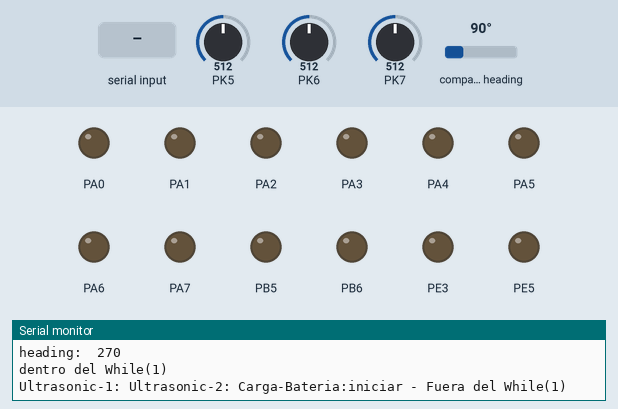
This program was run on a simulated ATmega2560, built with avr-gcc and emulated at 16 MHz. Parts: output pins drawn as LEDs (lit = HIGH), the last lines printed to the serial monitor. Wiring (inferred from the names in the program): HMC5883L compass at I2C address 0x1E. The inputs (shaded band) are chosen by the test bench; at power-on: PK5 = 512, PK6 = 512, PK7 = 512, compass heading 90°.

Above: at 1.2 s.
1.3 s: "F" received over Serial
At 1.58 s:
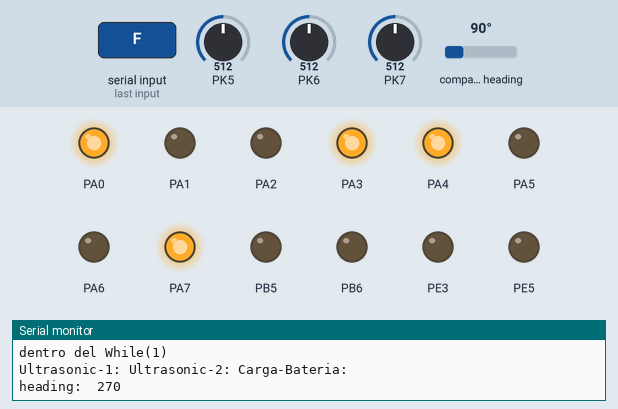
3.3 s: "S" received over Serial
At 3.8 s:
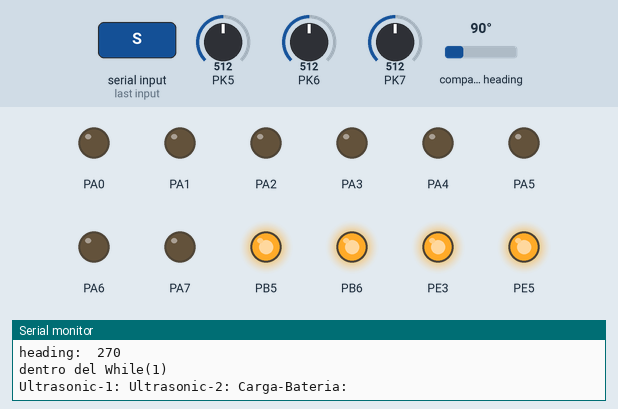
6.8 s: "B" received over Serial
At 8.4 s:
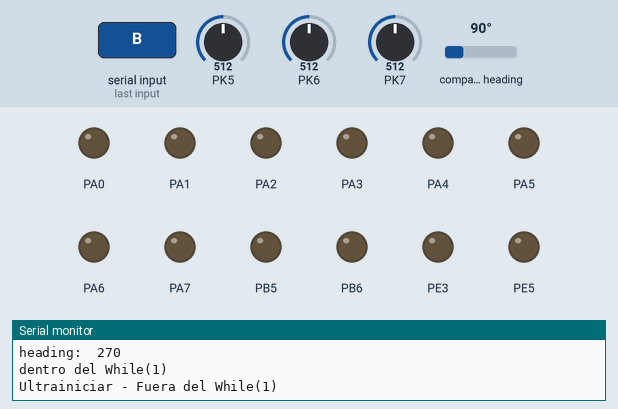
Timing chart, 0 to 9.9 s (numbered marks = the images above; inputs shaded):
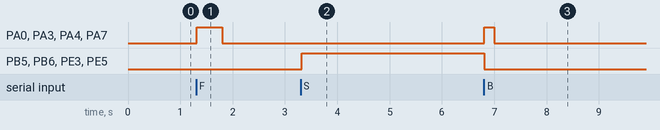

The program:

main.c
```c
#define F_CPU 16000000L

#include <avr/io.h>
#include <stdlib.h>
#include <math.h>
#include <avr/interrupt.h>
#include <util/delay.h>
#include "uart_michel.h"
#include "I2C_Master.h"
#include "Magnetometer_HMC5883L.h"
#include "motorShield.h"
#include "Analog.h"
#include "Bateria.h"
#include "Ultrasonic.h"

int headingDegrees = 0;
float heading = 0;
int Mag_Raw[3];
float Mag_Scaled[3];

uint8_t dato; //dato recibido por serial
unsigned char flag_Motor = 0;

char hedi[10], strBateria[10], str_ul1, str_ul2[10];

ISR(USART0_RX_vect){
	dato = UDR0;
	//while (!( UCSR0A & (1<<UDRE0)));
	if( (dato == 'F') || (dato == 'B') || (dato == 'R') || (dato == 'L') || (dato == 'S') || (dato == '+') || (dato == '-') ){
		flag_Motor = 1;
	}
}

int main(void){
	cli(); //desabilita todas las interrupciones

	analog_init(); //Para los ultrasonidos y la Bateria
	Timer4_init(); // Ultrasonido
	Timer5_init(); // Ultrasonido

	uart_init(0); // Para comunicacion Serial con la PC
	i2c_init(); // Para la comunicacion I2C con el IMU
	init_HMC5883L(); // Para el IMU
	motorShield_init(); //Para usar el PWM hacia los motores

	uart_println(0,"iniciar - Fuera del While(1)");
	sei();	//habilita todas las interrupciones

	while (1) {
		if(flag_Motor == 1 ) {
			Teleoperation(dato);
			uart_print(0,"ingreso dato");
			uart_println(0, dato);
			flag_Motor = 0;
		}
		uart_println(0,"dentro del While(1)");

		//Lecturas de Sensores
		Ultrasonic1 = ultrasonic_read(port1);
		Ultrasonic2 = ultrasonic_read(port2);
		CargaBateria = Bateria();
		Compass_ReadScaledAxis(&Mag_Scaled[0]);
		heading = atan2(Mag_Scaled[1],Mag_Scaled[0]) + PI;
		headingDegrees = heading*(180/PI);

		//Impresion de Valores
		uart_print(0, "Ultrasonic-1: ");	//uart_println(0,itoa(Ultrasonic1, str_ul1, 10)); //UltrasonicPrint(Ultrasonic1);
		uart_print(0, "Ultrasonic-2: ");	//uart_println(0,itoa(Ultrasonic2, str_ul2, 10)); //UltrasonicPrint(Ultrasonic2);
		uart_print(0, "Carga-Bateria: ");	uart_println(0,itoa(CargaBateria, strBateria, 1));
		uart_print(0, "heading:  ");		uart_println(0,itoa(headingDegrees, hedi, 10));
		_delay_ms(10); //Espero un rato para tratar de visualizar algo


	}//Fin While(1)
}//Fin Main()
```

Analog.h
```c
#ifndef ANALOG_H_
#define ANALOG_H_

#include <avr/io.h>

void analog_init();
unsigned int analog_read(uint8_t channel);


void analog_init(void)
{
	ADMUX=0x40;
	ADCSRA=0x87;
}

unsigned int  analog_read(uint8_t channel)
{
	ADMUX=(ADMUX & 0xF8)|(channel & 0x07);
	ADCSRA|=0x40;
	ADCSRB=0X08;
	while(ADCSRA & 0x40);
	return ADC;

}


#endif
```

Basic.h
```c
#ifndef BASIC_H_
#define BASIC_H_

#include <math.h>
#include <stdlib.h>
#include <avr/io.h>

#define F_CPU 16000000L
#define PI 3.14159265

#define HIGH 0x1
#define LOW  0x0
#define INPUT 0x0
#define OUTPUT 0x1
#define TRUE 0x1
#define FALSE 0x0

//typedef uint8_t BYTE;
//typedef uint8_t BOOL;

#define _BV(bit) (1 << bit)
#define cbi(port,bit) (port) &= ~(1 << (bit))
#define sbi(port,bit) (port) |= (1 << (bit))

//#define min(a,b) (((a)<(b))?(a):(b))
//#define max(a,b) (((a)>(b))?(a):(b))

float min(float a, float b){
	if(a < b) return a;
	else return b;
}
float max(float a, float b){
	if(a > b) return a;
	else return b;
}
#endif /* BASIC_H_ */
```

Bateria.h
```c
/*
 * Bateria.h
 *
 * Created: 29/05/2016 09:36:23 a.m.
 *  Author: SARA JULIA
 */


#ifndef BATERIA_H_
#define BATERIA_H_

#include <avr/io.h>
#include <util/delay.h>
#include "Analog.h"

int Bateria(void);

int CargaBateria;

unsigned int suma = 0;
uint8_t puertoBateria = 13;
//unsigned int voltProm = 0;

int Bateria(){

	for (int i = 0; i<16; i++)
	{
		suma += analog_read(puertoBateria);
		_delay_us(100);
	}
	CargaBateria = suma/16;
	suma=0;

	//Valor entre 0 y 1023, correspondiente a 0-5v, que a su vez estan escalados de 12v


	return CargaBateria;
}

#endif /* BATERIA_H_ */
```

I2C_Master.h
```c
#ifndef I2C_MASTER_H_
#define I2C_MASTER_H_

#include "Basic.h" // F_CPU 16000000L

#define SCL_CLOCK  100000L //Velocidad Standar  100 kHz clock
#define SDA_1 4 //PC4 A4
#define SCL_1 5 //PC5 A5
#define SDA_Mega 1 //PD1 20
#define SCL_Mega 0 //PD0 21

/* Master */
#define TW_START        0x08
#define TW_REP_START          0x10
/* Master Transmitter */
#define TW_MT_SLA_ACK         0x18
#define TW_MT_SLA_NACK        0x20
#define TW_MT_DATA_ACK        0x28
#define TW_MT_DATA_NACK       0x30
#define TW_MT_ARB_LOST        0x38
/* Master Receiver */
#define TW_MR_ARB_LOST        0x38
#define TW_MR_SLA_ACK         0x40
#define TW_MR_SLA_NACK        0x48
#define TW_MR_DATA_ACK        0x50
#define TW_MR_DATA_NACK       0x58

#define TW_STATUS_MASK        (_BV(TWS7)|_BV(TWS6)|_BV(TWS5)|_BV(TWS4)|_BV(TWS3))
#define TW_STATUS       (TWSR & TW_STATUS_MASK)

void i2c_init(void){
  PORTC|= ((1<<SDA_Mega)|(1<<SCL_Mega));  //activa resistencias pull upp para SCL y SDA
  TWSR = 0; //Preescalador = 1
  TWBR = ((F_CPU/SCL_CLOCK)-16)/2; // Velocidad de 100 kHz clock, fosc_CPU=F_CPU, Preescalador=1
  //TWCR |= (1<<TWIE); //TWI Enable Interrupt Habilitado
}

/*************************************************************************
  Issues a start condition and sends address and transfer direction.
  return 0 = device accessible, 1 = failed to access device
*************************************************************************/
unsigned char i2c_start(unsigned char address){
    uint8_t twst;
	TWCR = (1<<TWINT) | (1<<TWSTA) | (1<<TWEN); // send START condition
	while(!(TWCR & (1<<TWINT))); // wait until transmission completed

	twst = TW_STATUS & 0xF8; // check value of TWI Status Register. Mask prescaler bits.
	if ( (twst != TW_START) && (twst != TW_REP_START)) return 1;

	// send device address
	TWDR = address;
	TWCR = (1<<TWINT) | (1<<TWEN);
	while(!(TWCR & (1<<TWINT))); // wail until transmission completed and ACK/NACK has been received

	twst = TW_STATUS & 0xF8; // check value of TWI Status Register. Mask prescaler bits.
	if ( (twst != TW_MT_SLA_ACK) && (twst != TW_MR_SLA_ACK) ) return 1;
	return 0;
}

/*************************************************************************
 Issues a start condition and sends address and transfer direction.
 If device is busy, use ack polling to wait until device is ready

 Input:   address and transfer direction of I2C device
*************************************************************************/
void i2c_start_wait(unsigned char address){
    uint8_t twst;
    while ( 1 ){
	    TWCR = (1<<TWINT) | (1<<TWSTA) | (1<<TWEN); // send START condition
    	while(!(TWCR & (1<<TWINT))); // wait until transmission completed

    	twst = TW_STATUS & 0xF8; // check value of TWI Status Register. Mask prescaler bits.
    	if ( (twst != TW_START) && (twst != TW_REP_START)) continue;
    	// send device address
    	TWDR = address;
    	TWCR = (1<<TWINT) | (1<<TWEN);
    	while(!(TWCR & (1<<TWINT))); // wail until transmission completed

    	twst = TW_STATUS & 0xF8; // check value of TWI Status Register. Mask prescaler bits.
    	if ( (twst == TW_MT_SLA_NACK )||(twst ==TW_MR_DATA_NACK) ){
    	    /* device busy, send stop condition to terminate write operation */
	        TWCR = (1<<TWINT) | (1<<TWEN) | (1<<TWSTO);
	        while(TWCR & (1<<TWSTO)); // wait until stop condition is executed and bus released
    	    continue;
    	} //Fin If
    	break;
     } //Fin While
} //Fin i2c_start_wait(address)

void i2c_stop(void){ // Terminates the data transfer and releases the I2C bus
	TWCR = (1<<TWINT) | (1<<TWEN) | (1<<TWSTO); //send stop condition
	while(TWCR & (1<<TWSTO)); // wait until stop condition is executed and bus released
}


/*Send one byte to I2C device
  Input:    byte to be transfered
  Return:   0 write successful
            1 write failed */
unsigned char i2c_write( unsigned char data ){
    uint8_t   twst;
	// send data to the previously addressed device
	TWDR = data;
	TWCR = (1<<TWINT) | (1<<TWEN);

	while(!(TWCR & (1<<TWINT))); // wait until transmission completed
	twst = TW_STATUS & 0xF8; // check value of TWI Status Register. Mask prescaler bits
	if( twst != TW_MT_DATA_ACK) return 1;
	return 0;
}

void TWI_write_data(unsigned char data){
	TWDR=data;  // put data in TWDR
	TWCR=(1<<TWINT)|(1<<TWEN);    // Clear TWI interrupt flag,Enable TWI
	while (!(TWCR & (1<<TWINT))); // Wait till complete TWDR byte transmitted
	while((TWSR & 0xF8) != 0x28); // Check for the acknowledgement
}


/*Read one byte from the I2C device, request more data from device
  Return:  byte read from I2C device */
unsigned char i2c_readAck(void){
	TWCR = (1<<TWINT) | (1<<TWEN) | (1<<TWEA);
	while(!(TWCR & (1<<TWINT)));
    return TWDR;
}
/* Read one byte from the I2C device, read is followed by a stop condition
   Return:  byte read from I2C device */
unsigned char i2c_readNak(void){
	TWCR = (1<<TWINT) | (1<<TWEN);
	while(!(TWCR & (1<<TWINT)));
    return TWDR;
}


unsigned char TWI_read_data(void){
	TWCR=(1<<TWINT)|(1<<TWEN);    // Clear TWI interrupt flag,Enable TWI
	while (!(TWCR & (1<<TWINT))); // Wait till complete TWDR byte transmitted
	while((TWSR & 0xF8) != 0x58); // Check for the acknowledgement
	return TWDR;
}


#endif /* I2C_MASTER_H_ */
```

Magnetometer_HMC5883L.h
```c
#ifndef MAGNETOMETER_HMC5883L_H_
#define MAGNETOMETER_HMC5883L_H_

#include "Basic.h" // min, max
#include "I2C_Master.h"
//#include "uart_michel.h"
//#include "Serial.h"
#include <util/delay.h>

#define HMC5883L_Address 0x1E // 7-bit address
#define HMC5883L_WRITE 0x3C // Write address. 7-bit address (0x1E) + 1 bit write identifier
#define HMC5883L_READ 0x3D // Read address. 7-bit address (0x1E) + 1 bit read identifier

#define ConfigurationRegisterA 0x00
#define ConfigurationRegisterB 0x01
#define ModeRegister 0x02
#define DataOutputX_MSB 0x03

#define Continuous_Mode 0x00
#define Single_Mode 0x01
#define Idle_Mode 0x02 // Or 0x03

#define compass_XY_excitation 1160 // The magnetic field excitation in X and Y direction during Self Test (Calibration)
#define compass_Z_excitation 1080  // The magnetic field excitation in Z direction during Self Test (Calibration)

#define compass_rad2degree 57.3
#define compass_cal_x_offset 116   // Manually calculated offset in X direction
#define compass_cal_y_offset 225   // Manually calculated offset in Y direction
#define compass_cal_x_gain 1.1     // Stored Gain offset at room temperature
#define compass_cal_y_gain 1.12    // Stored Gain offset at room temperature

float Offset[3] = {0,0,0};
float GainError[3] = {1,1,1};
float m_Scale = 1;


void Write_Compass(uint8_t address, uint8_t data){
	i2c_start(HMC5883L_WRITE);
	i2c_write(address);
	i2c_write(data);
	i2c_stop();
}

void Compass_SetScale(float gauss){
	uint8_t regValue = 0x00;
	if(gauss == 0.88){
		regValue = 0x00;
		m_Scale = 0.73;
	}else if(gauss == 1.3){
		regValue = 0x01;
		m_Scale = 0.92;
	}else if(gauss == 1.9){
		regValue = 0x02;
		m_Scale = 1.22;
	}else if(gauss == 2.5){
		regValue = 0x03;
		m_Scale = 1.52;
	}else if(gauss == 4.0){
		regValue = 0x04;
		m_Scale = 2.27;
	}else if(gauss == 4.7){
		regValue = 0x05;
		m_Scale = 2.56;
	}else if(gauss == 5.6){
		regValue = 0x06;
		m_Scale = 3.03;
	}else if(gauss == 8.1){
		regValue = 0x07;
		m_Scale = 4.35;
	}
	regValue = regValue << 5; // Setting is in the top 3 bits of the register.
	Write_Compass(ConfigurationRegisterB, regValue);
}

void init_HMC5883L(void){
	Write_Compass(ConfigurationRegisterA,0x70); //(number of samples averaged = 8) and (Data Output Rate Bits = 15 default)
	Compass_SetScale(1.3); //Gain Configuration Bits. Sensor Field Range=±1.3(Ga), Gain=390(LSb/Gauss), Resolution=2.56(mG/LSb)
	Write_Compass(ModeRegister,Continuous_Mode);
}


void Read_Compass(uint8_t buffer[], uint8_t length){


	i2c_start_wait(HMC5883L_WRITE);
	i2c_write(DataOutputX_MSB); //set pointer to X-axis MSB
	i2c_stop();

	i2c_start(HMC5883L_READ);
	uint8_t i;
	for(i = 0; i<length-1; i++){
		buffer[i] = i2c_readAck();
	}
	buffer[i] = i2c_readNak();
	i2c_stop();
}

void Compass_ReadRawAxis(int * Mag_Raw){
	uint8_t buffer[6];
	Read_Compass(buffer, 6);
	*(Mag_Raw) = (buffer[0] << 8) | buffer[1]; //x
	*(Mag_Raw+2) = (buffer[2] << 8) | buffer[3]; //z
	*(Mag_Raw+1) = (buffer[4] << 8) | buffer[5]; //y
}

void Compass_ReadScaledAxis(float * Mag_Scaled){
	int Mag_Raw[3];
	Compass_ReadRawAxis(&Mag_Raw[0]);
	*(Mag_Scaled) = Mag_Raw[0] * m_Scale; //x
	*(Mag_Scaled+1) = Mag_Raw[1] * m_Scale; //y
	*(Mag_Scaled+2) = Mag_Raw[2] * m_Scale; //z
}


// This Function calculates the offset in the Magnetometer using Positive and Negative bias Self test capability
// This function updates X_offset Y_offset and Z_offset Global variables. Call Initialize before

void compass_offset_calibration(int select){
	int Mag_Raw[3];
	float Mag_Scaled[3];

	// Gain offset estimation
	if ((select == 1) | (select == 3)){ // User input in the function
		Write_Compass(ConfigurationRegisterA, 0b01110001); // Configuring the Control register for Positive Bias mode
		/* bit configuration = 0 A A DO2 DO1 DO0 MS1 MS2
		A A                        DO2 DO1 DO0      Sample Rate [Hz]      MS1 MS0    Measurment Mode
		0 0 = No Average            0   0   0   =   0.75                   0   0   = Normal
		0 1 = 2 Sample average      0   0   1   =   1.5                    0   1   = Positive Bias
		1 0 = 4 Sample Average      0   1   0   =   3                      1   0   = Negative Bais
		1 1 = 8 Sample Average      0   1   1   =   7.5                    1   1   = -
		1   0   0   =   15 (Default)
		1   0   1   =   30
		1   1   0   =   75
		1   1   1   =   -
		*/
		Compass_ReadRawAxis(&Mag_Raw[0]); // Disregarding the first data
		while((Mag_Raw[0]<200) | (Mag_Raw[1]<200) | (Mag_Raw[2]<200)){   // Making sure the data is with Positive baised
		Compass_ReadRawAxis(&Mag_Raw[0]); // Reading the Positive baised Data
		} //Fin While
		Mag_Scaled[0] = Mag_Raw[0] * m_Scale;
		Mag_Scaled[1] = Mag_Raw[1] * m_Scale;
		Mag_Scaled[2] = Mag_Raw[2] * m_Scale;
		// Offset = 1160 - Data_positive
		GainError[0] = (float)compass_XY_excitation/Mag_Scaled[0];
		GainError[1] = (float)compass_XY_excitation/Mag_Scaled[1];
		GainError[2] = (float)compass_Z_excitation/Mag_Scaled[2];

		Write_Compass(ConfigurationRegisterA, 0b01110010); // Configuring the Control register for Negative Bias mode
		Compass_ReadRawAxis(&Mag_Raw[0]); // Disregarding the first data
		while((Mag_Raw[0]>-200) | (Mag_Raw[1]>-200) | (Mag_Raw[2]>-200)){  // Making sure the data is with negative baised
		Compass_ReadRawAxis(&Mag_Raw[0]); // Reading the Negative baised Data
		} //Fin While
		Mag_Scaled[0] = Mag_Raw[0] * m_Scale;
		Mag_Scaled[1] = Mag_Raw[1] * m_Scale;
		Mag_Scaled[2] = Mag_Raw[2] * m_Scale;
		// Taking the average of the offsets
		GainError[0] = (float)( (compass_XY_excitation/abs(Mag_Scaled[0])) + GainError[1] )/2;
		GainError[1] = (float)( (compass_XY_excitation/abs(Mag_Scaled[1])) + GainError[2] )/2;
		GainError[2] = (float)( (compass_Z_excitation/abs(Mag_Scaled[2])) + GainError[3] )/2;
	} //Fin If

	Write_Compass(ConfigurationRegisterA, 0b01111000); // Configuring the Control register for normal mode
	// Offset estimation
	if ((select == 2) | (select == 3)){
		//uart_println(0, "Calibrating the Magnetometer ....... Offset");
		//Serial_write("\n\r");
		//uart_println(0, "Please rotate the magnetometer 2 or 3 times in complete circules with in one minute .............");
		//Serial_write("\n\r");
		uint8_t i;
		for(i=0; i<10; i++){
			Compass_ReadRawAxis(&Mag_Raw[0]); // Disregarding first few data
		}

		float x_max=-4000,y_max=-4000,z_max=-4000;
		float x_min=4000,y_min=4000,z_min=4000;

		//uart_println(0,"Starting Debug data in "); //Serial_write("\n\r");
		//_delay_ms(1000); uart_println(0, "3"); //Serial_write("\n\r");
		//_delay_ms(1000); uart_println(0,"2"); //Serial_write("\n\r");
		//_delay_ms(1000); uart_println(0,"1"); //Serial_write("\n\r");
		int t = 0;
		int j;
		for(j=0; j<=25000; j++){ //Moreless half minute
			Compass_ReadRawAxis(&Mag_Raw[0]);
			Mag_Scaled[0] = (float)Mag_Raw[0]*m_Scale*GainError[0];
			Mag_Scaled[1] = (float)Mag_Raw[1]*m_Scale*GainError[1];
			Mag_Scaled[2] = (float)Mag_Raw[2]*m_Scale*GainError[2];
			x_max = max(x_max,Mag_Scaled[0]);
			y_max = max(y_max,Mag_Scaled[1]);
			z_max = max(z_max,Mag_Scaled[2]);
			x_min = min(x_min,Mag_Scaled[0]);
			y_min = min(y_min,Mag_Scaled[1]);
			z_min = min(z_min,Mag_Scaled[2]);
			//uart_print(0,"j> ");
			//uart_println(0,itoa(j,buffer, 10));
			if(j == t){
				char ts[10];
				//uart_print(0,"ts: ");
				//uart_println(0,itoa(t, ts,10));
				//TxBCD((int)t/1000000); Serial_write("\n\r");
				t+= 100;
				_delay_ms(10);
			} // Fin If
		} // Fin For
		Offset[0] = ((x_max-x_min)/2)-x_max;
		Offset[1] = ((y_max-y_min)/2)-y_max;
		Offset[2] = ((z_max-z_min)/2)-z_max;
	//uart_println(0,"End Debug -- (Offset Calibration)");	//Serial_write("\n\r");
	} // Fin If
}

void Compass_Scalled_Reading(float * Mag_Scaled){
  int Mag_Raw[3];
  Compass_ReadRawAxis(&Mag_Raw[0]);
  *(Mag_Scaled) = Mag_Raw[0] * m_Scale * GainError[0] + Offset[0]; //x
  *(Mag_Scaled+1) = Mag_Raw[1] * m_Scale * GainError[1] + Offset[1]; //y
  *(Mag_Scaled+2) = Mag_Raw[2] * m_Scale * GainError[2] + Offset[2]; //z
}

float compass_heading(){
	float Mag_Scaled[3];
	Compass_Scalled_Reading(&Mag_Scaled[0]);
	int heading = 0;

	if (Mag_Scaled[1]>0) {
		heading = (int)90-atan(Mag_Scaled[0]/Mag_Scaled[1])*180/PI;
	}
	if (Mag_Scaled[1]<0) {
		heading = (int)270-atan(Mag_Scaled[0]/Mag_Scaled[1])*180/PI;
	}
	if ((Mag_Scaled[1]==0) & (Mag_Scaled[0]<0))	heading = 180;
	return heading;
}


#endif /* MAGNETOMETER_HMC5883L_H_ */
```

Source omitted: Ultrasonic.h (1835 bytes), motorShield.h (9333 bytes), uart_michel.h (7054 bytes)

Measured:
- after the input at 1.3 s, PA0, PA3, PA4, PA7: LOW → HIGH at once, → LOW 0.49 s later
- after the input at 3.3 s, PB5, PB6, PE3, PE5: LOW → HIGH at once
- after the input at 6.8 s, PA0, PA3, PA4, PA7: LOW → HIGH at once, → LOW 0.19 s later; PB5, PB6, PE3, PE5: HIGH → LOW at once
